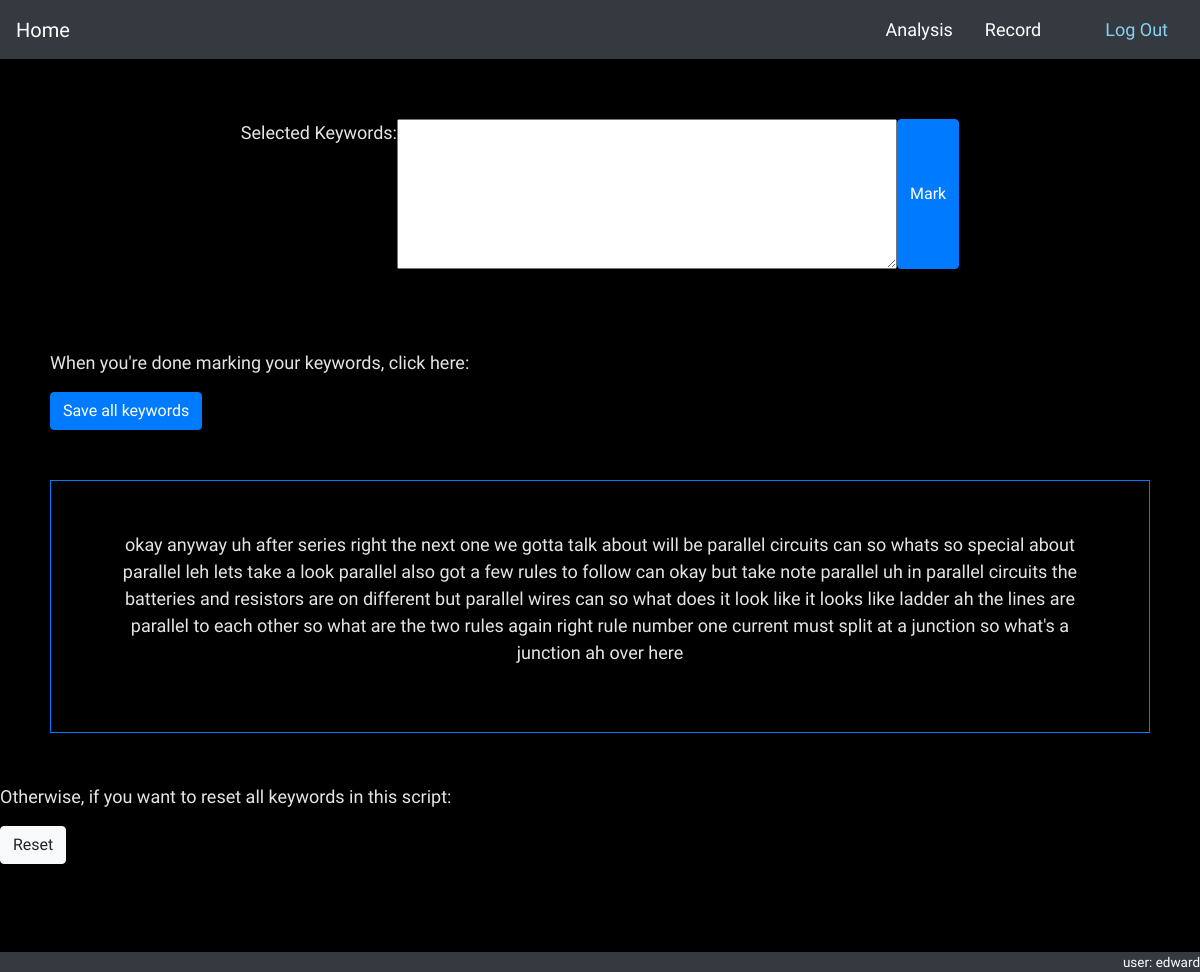
Page /lessons/mark/8 (signed in) on the committed database.
### lessons/models.py (models this page shows, shortened)
class Script(models.Model):
    topic = models.ForeignKey(Topic, on_delete=models.CASCADE, null=True)
    text = models.TextField()
    _flags = models.TextField(blank=True)
    @property
    def flags(self):
        val = self._flags.strip('][').split(', ')
        return val

class CustomUser(AbstractUser):
    pass

### lessons/views.py (the view, shortened to what this page needs)
# urls.py: path('mark/<int:pk>', views.ScriptEditorView.as_view(), name='mark_keywords'),
class ScriptEditorView(View):
    def get(self, request, pk, *args, **kwargs):
        script = Script.objects.get(pk=pk)
        context = {
            'script': script,
        }
        return render(request, 'editor.html', context=context)

### lessons/templates/editor.html (shortened to what this page needs)
{% extends 'base_generic.html' %}
{% block content %}
    <div id='text-output' class="d-flex justify-content-center text-center">
        <label for="sel">Selected Keywords: </label>
        <textarea readonly id="sel" rows="3" cols="50"></textarea>
        <button id='enter' type="button" class="btn btn-primary ">Mark</button>
    </div>
    <div id="save_model_keywords">
        <p>When you're done marking your keywords, click here:</p>
        <button id="save" type="button" class="btn btn-primary">Save all keywords</button>
    </div>
    <div id='text-editor-border' class="border border-primary d-flex justify-content-center text-center">
        <p id="text-editor">
            {{ script.text }}
        </p>
    </div>
    <div id="reset_model_keywords">
        <p>Otherwise, if you want to reset all keywords in this script:</p>
        <button id="reset" type="button" class="btn btn-light">Reset</button>
    </div>
    <br>
    <br>
    <br>
    <br>
{% endblock %}

### lessons/templates/base_generic.html (shortened to what this page needs)
<!DOCTYPE html>
{% load static %}
<html lang="en">
<head>
    <link rel="stylesheet" href="https://stackpath.bootstrapcdn.com/bootstrap/4.5.0/css/bootstrap.min.css">
    <link rel="stylesheet" href="{% static 'css/master.css' %}">
</head>
    <body data-spy="scroll" data-target="#navbar">
        <nav id="navbar" class="navbar sticky-top navbar-dark bg-dark">
            <a class="navbar-brand" href="{% url 'index' %}">Home</a>
            <ul class="nav nav-pills">
                <li class="nav-item active">
                    <a class="nav-link" style="color: white;" href="{% url 'transcript_list' %}">Analysis</a>
                </li>
                <li class="nav-item">
                    <a class="nav-link" style="color: white;" href="{% url 'record' %}">Record</a>
                </li>
                <li class="nav-item">
                    <a class="nav-link" style="color: white;" href=""></a>
                </li>
                <li>
                    <a class="nav-link" style="color: #89CFF0;" href="{% url 'logout' %}">Log Out</a>
                </li>
            </ul>
        </nav>
        {% block content %}
        {% endblock %}
        <div id="footer" style="
        position: fixed;
        bottom:0px;
        left: 0;
        right: 0;
        height: 1.5em;
        text-align: right;
        background-color: #343a40;
        color: white;
        font-size: 0.75em;">
        <p>user: {{user}}</p>
        </div>
    </body>
</html>

### lessons/templates/base_generic.html (style rules this page uses)
body { background-color: black; color: #E5E5E5; font-family: 'Abel', sans-serif; font-size: large; }

### rows in the picture
Script: text "okay anyway uh after series right the next one we gotta talk about will be parallel circuits can so whats so special about parallel leh lets take a look parallel also got a few rules to follow can okay but take note parallel uh in parallel circuits the batteries and resistors are on different but parallel wires can so what does it look like it looks like ladder ah the lines are parallel to each other so what are the two rules again right rule number one current must split at a junction so what's a junction ah over here"
CustomUser: is_active+password+username "edward"
